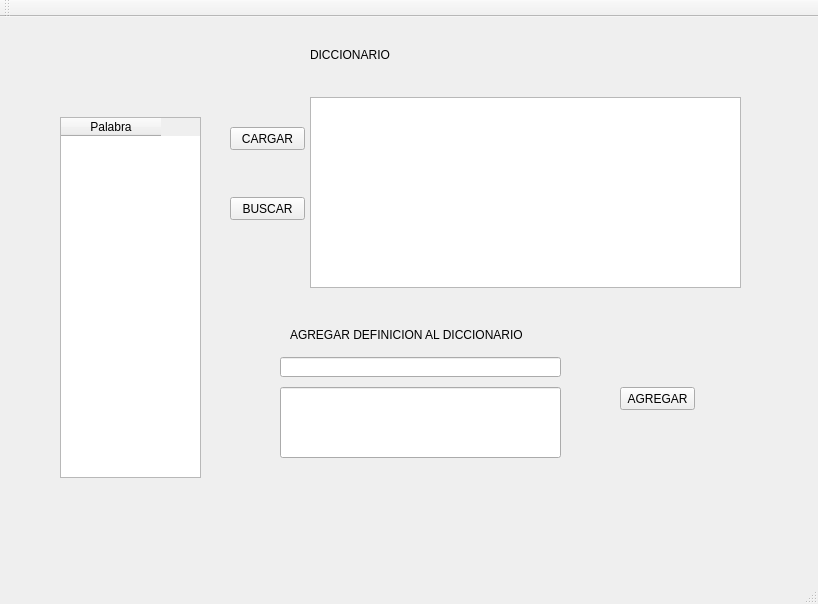
<?xml version="1.0" encoding="UTF-8"?>
<ui version="4.0">
 <class>MainWindow</class>
 <widget class="QMainWindow" name="MainWindow">
  <property name="geometry">
   <rect>
    <x>0</x>
    <y>0</y>
    <width>818</width>
    <height>604</height>
   </rect>
  </property>
  <property name="windowTitle">
   <string>MainWindow</string>
  </property>
  <widget class="QWidget" name="centralWidget">
   <widget class="QTextEdit" name="significado">
    <property name="geometry">
     <rect>
      <x>310</x>
      <y>80</y>
      <width>431</width>
      <height>191</height>
     </rect>
    </property>
   </widget>
   <widget class="QPushButton" name="buscar">
    <property name="geometry">
     <rect>
      <x>230</x>
      <y>180</y>
      <width>75</width>
      <height>23</height>
     </rect>
    </property>
    <property name="text">
     <string>BUSCAR</string>
    </property>
   </widget>
   <widget class="QPushButton" name="pushButton_2">
    <property name="geometry">
     <rect>
      <x>230</x>
      <y>110</y>
      <width>75</width>
      <height>23</height>
     </rect>
    </property>
    <property name="text">
     <string>CARGAR</string>
    </property>
   </widget>
   <widget class="QTableWidget" name="Lista">
    <property name="geometry">
     <rect>
      <x>60</x>
      <y>100</y>
      <width>141</width>
      <height>361</height>
     </rect>
    </property>
    <column>
     <property name="text">
      <string>Palabra</string>
     </property>
    </column>
   </widget>
   <widget class="QPushButton" name="agregar">
    <property name="geometry">
     <rect>
      <x>620</x>
      <y>370</y>
      <width>75</width>
      <height>23</height>
     </rect>
    </property>
    <property name="text">
     <string>AGREGAR</string>
    </property>
   </widget>
   <widget class="QLabel" name="label">
    <property name="geometry">
     <rect>
      <x>290</x>
      <y>310</y>
      <width>301</width>
      <height>16</height>
     </rect>
    </property>
    <property name="text">
     <string>AGREGAR DEFINICION AL DICCIONARIO</string>
    </property>
   </widget>
   <widget class="QLineEdit" name="nueva_palabra">
    <property name="geometry">
     <rect>
      <x>280</x>
      <y>340</y>
      <width>281</width>
      <height>20</height>
     </rect>
    </property>
   </widget>
   <widget class="QLineEdit" name="nueva_definicion">
    <property name="geometry">
     <rect>
      <x>280</x>
      <y>370</y>
      <width>281</width>
      <height>71</height>
     </rect>
    </property>
   </widget>
   <widget class="QLabel" name="label_2">
    <property name="geometry">
     <rect>
      <x>310</x>
      <y>30</y>
      <width>231</width>
      <height>16</height>
     </rect>
    </property>
    <property name="text">
     <string>DICCIONARIO</string>
    </property>
   </widget>
  </widget>
  <widget class="QMenuBar" name="menuBar">
   <property name="geometry">
    <rect>
     <x>0</x>
     <y>0</y>
     <width>818</width>
     <height>25</height>
    </rect>
   </property>
  </widget>
  <widget class="QToolBar" name="mainToolBar">
   <attribute name="toolBarArea">
    <enum>TopToolBarArea</enum>
   </attribute>
   <attribute name="toolBarBreak">
    <bool>false</bool>
   </attribute>
  </widget>
  <widget class="QStatusBar" name="statusBar"/>
 </widget>
 <layoutdefault spacing="6" margin="11"/>
 <resources/>
 <connections/>
</ui>
